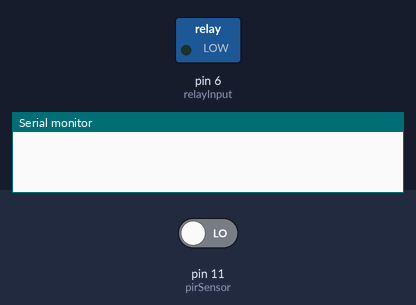
Recording of a sketch running on a simulated Arduino Uno, built with avr-gcc and run on an emulated ATmega328P. Parts: switched loads named in the sketch (green lamp = pin HIGH), the last lines printed to the serial monitor. Inputs (shaded band) come from the test bench; at power-on: pin 11 (pirSensor) LOW.

Above: at 1.2 s.
1.3 s: pin 11 (pirSensor) driven HIGH
At 2.2 s:
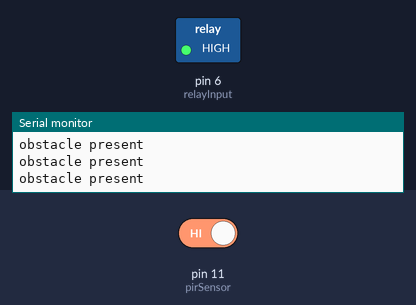
2.8 s: pin 11 (pirSensor) driven LOW
At 3.5 s:
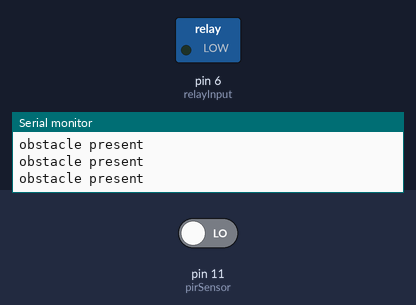
Timing chart, 0 to 5.8 s (numbered marks = the images above; inputs shaded):
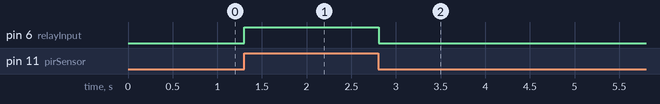

The sketch:

code.ino
```cpp
int pirSensor = 11;
int relayInput = 6;
void setup() {
  pinMode(pirSensor, INPUT);
  pinMode(relayInput, OUTPUT);
  digitalWrite(relayInput, LOW);
  Serial.begin(9600);
}
void loop() {
  int sensorValue = digitalRead(pirSensor);

  if (sensorValue == 1) {
    digitalWrite(relayInput, HIGH);
    Serial.println("obstacle present");
  }
  else{
    digitalWrite(relayInput, LOW);
      }
}
```

Measured:
- after the input at 1.3 s, pin 6 (relayInput): LOW → HIGH at once
- after the input at 2.8 s, pin 6 (relayInput): HIGH → LOW at once
